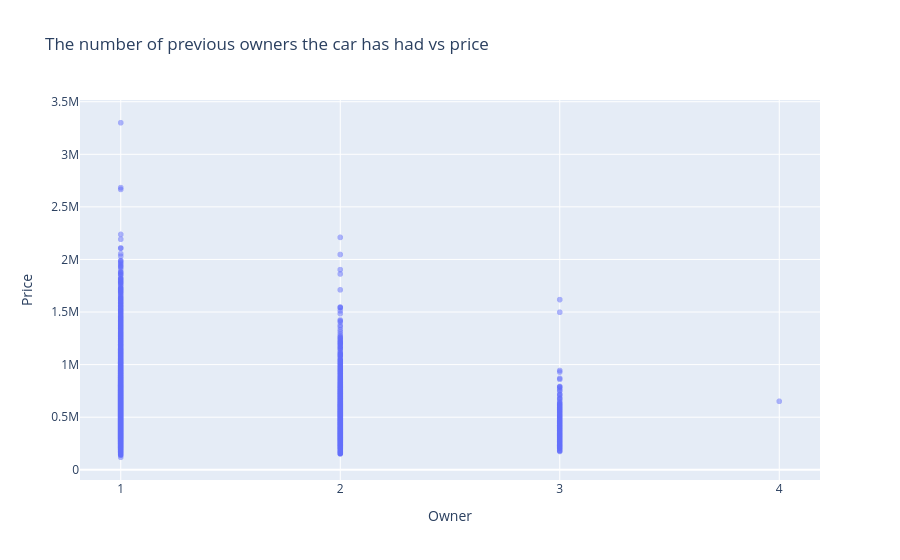

Here is the notebook cell this chart was saved with:
### Code cell
# Sample data
x = df['Owner']
y = df['Price']

# Create a scatter plot with Plotly
fig = px.scatter(df, x='Owner', y='Price', opacity=0.5, title='The number of previous owners the car has had vs price')
fig.update_xaxes(tickmode='linear', tick0=0, dtick=1)
# Show the plot
fig.show()

### Figure 1 — Plotly figure (JSON) as saved in the notebook; plotly's stock layout.template omitted (floating-point values rounded to 4 significant figures; data arrays with more than 128 entries replaced by an {"elided": "..."} marker saying what was removed)
{"data": [{"hovertemplate": "Owner=%{x}<br>Price=%{y}<extra></extra>", "legendgroup": "", "marker": {"color": "#636efa", "opacity": 0.5, "symbol": "circle"}, "mode": "markers", "name": "", "showlegend": false, "type": "scattergl", "x": {"elided": "8011 int values"}, "xaxis": "x", "y": {"elided": "8011 int values"}, "yaxis": "y"}], "layout": {"legend": {"tracegroupgap": 0}, "title": {"text": "The number of previous owners the car has had vs price"}, "xaxis": {"anchor": "y", "domain": [0, 1], "dtick": 1, "tick0": 0, "tickmode": "linear", "title": {"text": "Owner"}}, "yaxis": {"anchor": "x", "domain": [0, 1], "title": {"text": "Price"}}}}
